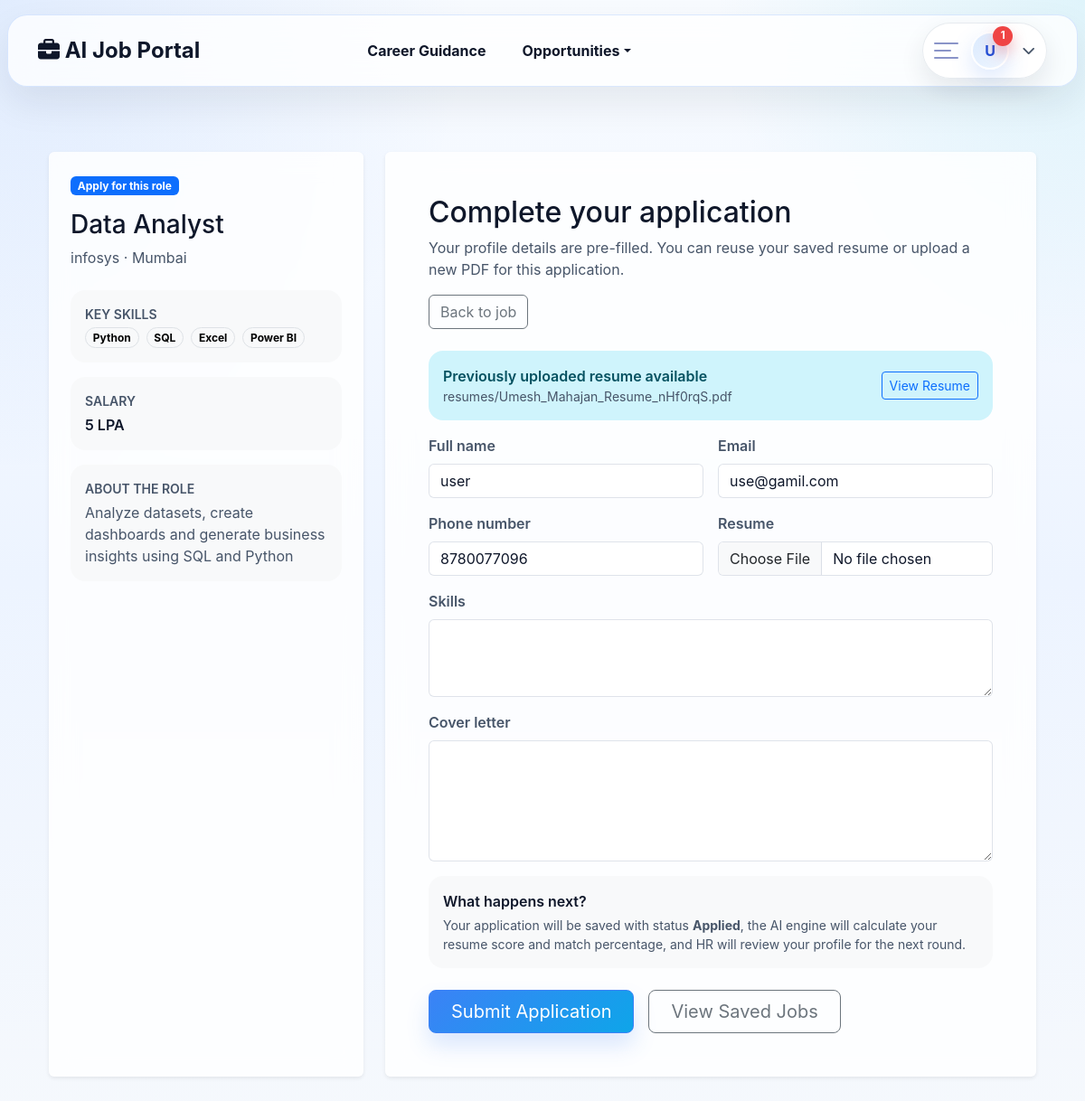
Screenshot of /apply/2/ (signed in) with the database file from the repository.
### jobs/models.py (models this page shows, shortened)
class Job(models.Model):
    CATEGORY_CHOICES = [
        ("it", "IT / Software Jobs"),
        ("data-science", "Data Science / AI Jobs"),
        ("marketing", "Marketing Jobs"),
        ("finance", "Finance Jobs"),
        ("design", "Design Jobs"),
        ("mobile-app-development", "Mobile App Development"),
    ]
    JOB_TYPE_CHOICES = [
        ("Full Time", "Full Time"),
        ("Part Time", "Part Time"),
        ("Internship", "Internship"),
        ("Remote", "Remote"),
    ]
    title = models.CharField(max_length=200)
    company = models.CharField(max_length=200)
    location = models.CharField(max_length=200)
    category = models.CharField(max_length=40, choices=CATEGORY_CHOICES, default="it")
    latitude = models.FloatField(null=True, blank=True)
    longitude = models.FloatField(null=True, blank=True)
    job_type = models.CharField(max_length=50, choices=JOB_TYPE_CHOICES)
    salary = models.CharField(max_length=100, blank=True, null=True)
    industry_type = models.CharField(max_length=200, blank=True, null=True)
    department = models.CharField(max_length=200, blank=True, null=True)
    role = models.CharField(max_length=200, blank=True, null=True)
    role_category = models.CharField(max_length=200, blank=True, null=True)
    employment_type = models.CharField(max_length=200, blank=True, null=True)
    education = models.TextField(blank=True, null=True)
    interview_type = models.CharField(max_length=10, choices=INTERVIEW_TYPE, default="online")
    description = models.TextField()
    skills_required = models.TextField(help_text="Comma separated skills")
    experience_required = models.CharField(max_length=100, blank=True, null=True)
    about_company = models.TextField(blank=True, null=True)
    company_website = models.URLField(blank=True, null=True)
    company_logo = models.ImageField(upload_to="company_logos/", blank=True, null=True)
    views_count = models.IntegerField(default=0)
    website_clicks = models.IntegerField(default=0)
    created_at = models.DateTimeField(auto_now_add=True)
    class Meta:
        ordering = ["-created_at"]
    def get_skills_list(self):
        if not self.skills_required:
            return []
        return [skill.strip() for skill in self.skills_required.split(",") if skill.strip()]

### users/models.py (models this page shows, shortened)
class Profile(models.Model):
    user = models.OneToOneField(User, on_delete=models.CASCADE)
    profile_photo = models.ImageField(upload_to="profile_photos/", blank=True, null=True)
    phone_number = models.CharField(max_length=20, blank=True)
    headline = models.CharField(max_length=255, blank=True)
    preferred_location = models.CharField(max_length=120, blank=True)
    summary = models.TextField(blank=True)
    skills = models.TextField(blank=True, null=True)
    github_username = models.CharField(max_length=255, blank=True)
    github_name = models.CharField(max_length=255, blank=True)
    github_profile_url = models.URLField(blank=True)
    github_avatar_url = models.URLField(blank=True)
    github_bio = models.TextField(blank=True)
    github_public_repos = models.PositiveIntegerField(blank=True, null=True)
    resume = models.FileField(upload_to="resumes/", blank=True, null=True)
    updated_at = models.DateTimeField(auto_now=True)

### jobs/views.py (the view)
# urls.py: path("apply/<int:job_id>/", job_views.apply_job, name="apply_job"),
@login_required
def apply_job(request, job_id):
    job = get_object_or_404(Job, id=job_id)
    profile = request.user.profile
    if Application.objects.filter(user=request.user, job=job).exists():
        messages.info(request, "You have already applied for this role.")
        return redirect("job_detail", id=job.id)
    if request.method == "POST":
        form = JobApplicationForm(request.POST, request.FILES, user=request.user, profile=profile)
        if form.is_valid():
            uploaded_resume = form.cleaned_data.get("resume")
            if uploaded_resume:
                profile.resume = uploaded_resume
                profile.save()
            resume_file = profile.resume
            resume_text = extract_text_from_resume(resume_file.path) if resume_file else ""
            insights = calculate_resume_insights(request.user, profile, job, resume_text)
            application = form.save(commit=False)
            application.user = request.user
            application.job = job
            application.resume = resume_file
            application.status = Application.Status.APPLIED
            application.match_score = insights["semantic_score"]
            application.match_percentage = insights["match_percentage"]
            application.resume_score = insights["resume_score"]
            application.matched_skills = ", ".join(insights["matched_skills"])
            application.missing_skills = ", ".join(insights["missing_skills"])
            application.ai_summary = insights["summary"]
            application.overall_score = round(
                (application.resume_score * 0.45) + (application.match_percentage * 0.55),
                2,
            )
            application.final_score = application.overall_score
            application.salary_suggestion = suggest_salary(application)
            application.save()
            if form.cleaned_data.get("phone_number") and profile.phone_number != form.cleaned_data["phone_number"]:
                profile.phone_number = form.cleaned_data["phone_number"]
            if form.cleaned_data.get("skills"):
                profile.skills = form.cleaned_data["skills"]
            profile.save()
            record_timeline(
                application,
                Application.Status.APPLIED,
                note="Application submitted by candidate.",
                actor=request.user,
            )
            send_application_confirmation(application)
            request.session["last_application_id"] = application.id
            messages.success(request, "Application submitted successfully.")
            return redirect("application_success")
    else:
        form = JobApplicationForm(user=request.user, profile=profile)
    return render(
        request,
        "jobs/apply.html",
        {
            "job": job,
            "form": form,
            "previous_resume": profile.resume,
        },
    )

### templates/jobs/apply.html (shortened to what this page needs)
{% extends "base.html" %}
{% block content %}
<div class="container py-4">
    <div class="row g-4">
        <div class="col-lg-4">
            <div class="card border-0 shadow-sm h-100">
                <div class="card-body p-4">
                    <span class="badge text-bg-primary mb-3">Apply for this role</span>
                    <h2 class="h3 mb-2">{{ job.title }}</h2>
                    <p class="text-muted mb-4">{{ job.company }} · {{ job.location }}</p>
                    <div class="d-grid gap-3">
                        <div class="rounded-4 p-3 bg-light">
                            <div class="small text-uppercase text-muted fw-semibold mb-1">Key skills</div>
                            <div class="d-flex flex-wrap gap-2">
                                {% for skill in job.get_skills_list %}
                                    <span class="badge rounded-pill text-bg-light border">{{ skill }}</span>
                                {% empty %}
                                    <span class="text-muted">Skills will be discussed during screening.</span>
                                {% endfor %}
                            </div>
                        </div>
                        <div class="rounded-4 p-3 bg-light">
                            <div class="small text-uppercase text-muted fw-semibold mb-1">Salary</div>
                            <div class="fw-semibold">{{ job.salary|default:"Not disclosed" }}</div>
                        </div>
                        <div class="rounded-4 p-3 bg-light">
                            <div class="small text-uppercase text-muted fw-semibold mb-1">About the role</div>
                            <p class="mb-0 text-muted">{{ job.description|truncatewords:28 }}</p>
                        </div>
                    </div>
                </div>
            </div>
        </div>
        <div class="col-lg-8">
            <div class="card border-0 shadow-sm">
                <div class="card-body p-4 p-lg-5">
                    <div class="d-flex flex-wrap justify-content-between align-items-start gap-3 mb-4">
                        <div>
                            <h1 class="h2 mb-2">Complete your application</h1>
                            <p class="text-muted mb-0">Your profile details are pre-filled. You can reuse your saved resume or upload a new PDF for this application.</p>
                        </div>
                        <a href="{% url 'job_detail' job.id %}" class="btn btn-outline-secondary">Back to job</a>
                    </div>
                    {% if previous_resume %}
                        <div class="alert alert-info border-0 rounded-4 d-flex flex-wrap justify-content-between align-items-center gap-3">
                            <div>
                                <div class="fw-semibold">Previously uploaded resume available</div>
                                <div class="text-muted small">{{ previous_resume.name }}</div>
                            </div>
                            <a href="{{ previous_resume.url }}" target="_blank" class="btn btn-outline-primary btn-sm">View Resume</a>
                        </div>
                    {% endif %}
                    <form method="post" enctype="multipart/form-data" class="row g-3">
                        {% for field in form %}
                            <div class="{% if field.name == 'cover_letter' or field.name == 'skills' %}col-12{% else %}col-md-6{% endif %}">
                                <label class="form-label fw-semibold" for="{{ field.id_for_label }}">{{ field.label }}</label>
                                {{ field }}
                            </div>
                        {% endfor %}
                        <div class="col-12">
                            <div class="rounded-4 bg-light p-3">
                                <div class="fw-semibold mb-1">What happens next?</div>
                                <div class="text-muted small">Your application will be saved with status <strong>Applied</strong>, the AI engine will calculate your resume score and match percentage, and HR will review your profile for the next round.</div>
                            </div>
                        </div>
                        <div class="col-12 d-flex flex-wrap gap-3 pt-2">
                            <button type="submit" class="btn btn-primary btn-lg px-4">Submit Application</button>
                            <a href="{% url 'saved_jobs' %}" class="btn btn-outline-secondary btn-lg px-4">View Saved Jobs</a>
                        </div>
                    </form>
                </div>
            </div>
        </div>
    </div>
</div>
{% endblock %}

### templates/base.html (shortened to what this page needs)
{% load socialaccount %}
<!DOCTYPE html>
<html>
<head>
    <link href="https://cdn.jsdelivr.net/npm/bootstrap@5.3.2/dist/css/bootstrap.min.css" rel="stylesheet">
    <link href="https://cdnjs.cloudflare.com/ajax/libs/font-awesome/6.4.0/css/all.min.css" rel="stylesheet">
</head>
<body class="{% block body_class %}{% endblock %}">
<nav class="navbar navbar-expand-lg">
  <div class="container">
    <a class="navbar-brand" href="{% url 'job_list' %}">
        <i class="fas fa-briefcase"></i> AI Job Portal
    </a>
    <div class="collapse navbar-collapse" id="navbarContent">
      <ul class="navbar-nav nav-primary-links mx-lg-auto">
        <li class="nav-item">
            <a href="{% url 'dashboard' %}" class="nav-link nav-primary-link">
                Career Guidance
            </a>
        </li>
        <li class="nav-item dropdown">
            <a
                class="nav-link nav-primary-link dropdown-toggle"
                href="#"
                role="button"
                data-bs-toggle="dropdown"
                aria-expanded="false">
                Opportunities
            </a>
        </li>
      </ul>
      <ul class="navbar-nav align-items-center ms-lg-auto">
{% if user.is_authenticated %}
<li class="nav-item nav-profile-shell">
<button
    type="button"
    class="nav-profile-trigger"
    id="profileDrawerToggle"
    aria-expanded="false"
    aria-controls="profileDrawer">
    <span class="nav-profile-menu-icon" aria-hidden="true">
        <span></span>
        <span></span>
        <span></span>
    </span>
    <span class="nav-profile-avatar-wrap">
        <span class="nav-profile-avatar" aria-hidden="true">
            {% if user.profile.github_avatar_url %}
                <img src="{{ user.profile.github_avatar_url }}" alt="{{ user.get_full_name|default:user.username }}">
            {% else %}
                {{ user.first_name|default:user.username|slice:":1"|upper }}
            {% endif %}
        </span>
        {% if not user.profile.resume and not user.profile.github_username %}
            <span class="nav-profile-badge">2</span>
        {% elif not user.profile.resume or not user.profile.github_username %}
            <span class="nav-profile-badge">1</span>
        {% endif %}
    </span>
    <i class="fa-solid fa-chevron-down nav-profile-chevron" aria-hidden="true"></i>
</button>
</li>
{% endif %}
</ul>
    </div>
  </div>
</nav>
<div class="{% block page_container_class %}container mt-5{% endblock %}">
    {% block content %}
    {% endblock %}
</div>
</body>
</html>

### rows the page displays
Job: title "Data Analyst", company "infosys", location "Mumbai", salary "5 LPA", description "Analyze datasets, create dashboards and generate business insights using SQL and Python"
Profile: name "resumes/Umesh_Mahajan_Resume_nHf0rqS.pdf", form "8780077096"

### other values shown
{{ user.first_name|default:user.username|slice:":1"|upper }} "U"
{{ skill }} "Python" "SQL" "Excel" "Power BI"
{{ field.label }} "Full name" "Email" "Phone number" "Resume" "Skills" "Cover letter"
